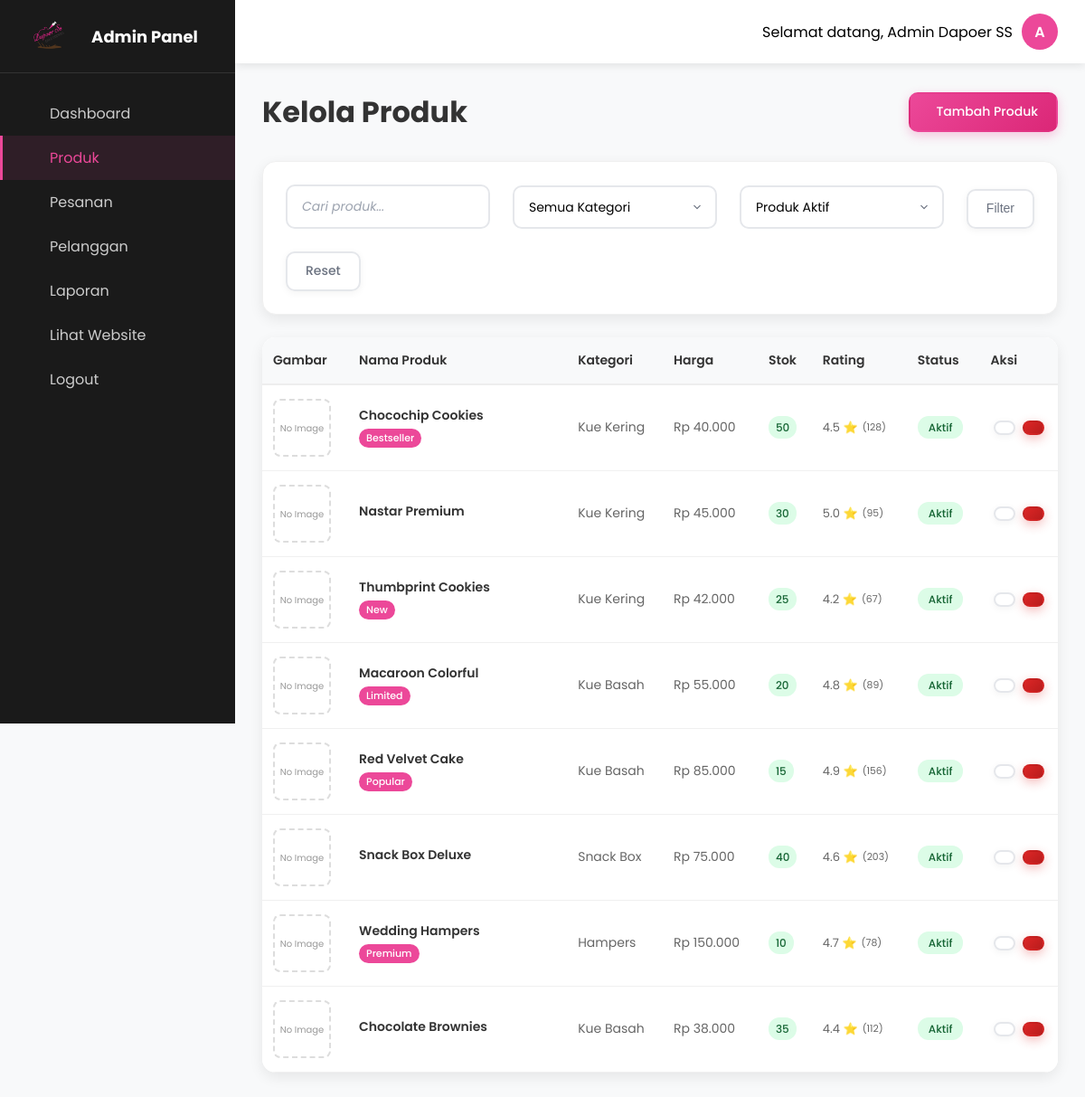
/admin/products.php (signed in), run on the app's committed database.
### tables this page shows
CREATE TABLE products (
    id INT AUTO_INCREMENT PRIMARY KEY,
    name VARCHAR(100) NOT NULL,
    description TEXT,
    price DECIMAL(10,2) NOT NULL,
    image VARCHAR(255),
    category_id INT,
    stock INT DEFAULT 0,
    rating DECIMAL(2,1) DEFAULT 0,
    reviews_count INT DEFAULT 0,
    badge VARCHAR(20),
    is_active BOOLEAN DEFAULT TRUE,
    created_at TIMESTAMP DEFAULT CURRENT_TIMESTAMP,
    updated_at TIMESTAMP DEFAULT CURRENT_TIMESTAMP ON UPDATE CURRENT_TIMESTAMP,
    FOREIGN KEY (category_id) REFERENCES categories(id)
);

CREATE TABLE categories (
    id INT AUTO_INCREMENT PRIMARY KEY,
    name VARCHAR(50) NOT NULL,
    slug VARCHAR(50) UNIQUE NOT NULL,
    created_at TIMESTAMP DEFAULT CURRENT_TIMESTAMP
);

### config/database.php (called while the page is built, shortened)
<?php
function formatPrice($price) {
    return 'Rp ' . number_format($price, 0, ',', '.');
}
?>

### admin/products.php (the view, shortened to what this page needs)
<?php
require_once '../config/database.php';
$database = new Database();
$db = $database->getConnection();
$page = $_GET['page'] ?? 1;
$limit = 10;
$offset = ($page - 1) * $limit;
$search = $_GET['search'] ?? '';
$status_filter = $_GET['status'] ?? 'active';
$where_conditions = [];
$params = [];
if ($status_filter == 'active') {
    $where_conditions[] = "p.is_active = 1";
} elseif ($status_filter == 'inactive') {
    $where_conditions[] = "p.is_active = 0";
}
$where_clause = !empty($where_conditions) ? implode(" AND ", $where_conditions) : "1=1";
$query = "SELECT p.*, c.name as category_name FROM products p
          LEFT JOIN categories c ON p.category_id = c.id
          WHERE $where_clause
          ORDER BY p.created_at DESC
          LIMIT $limit OFFSET $offset";
$stmt = $db->prepare($query);
$stmt->execute($params);
$products = $stmt->fetchAll(PDO::FETCH_ASSOC);
include '../includes/admin-header.php';
?>
<div class="admin-container">
    <div class="admin-header">
        <h1>Kelola Produk</h1>
        <a href="add-product.php" class="btn btn-primary">
            <i class="ri-add-line"></i> Tambah Produk
        </a>
    </div>
    <div class="filters">
        <form method="GET" class="filter-form">
            <div class="filter-group">
                <input type="text" name="search" placeholder="Cari produk..."
                       value="<?php echo htmlspecialchars($search); ?>">
            </div>
            <div class="filter-group">
                <select name="category">
                    <option value="">Semua Kategori</option>
                </select>
            </div>
            <div class="filter-group">
                <select name="status">
                    <option value="active" <?php echo $status_filter == 'active' ? 'selected' : ''; ?>>Produk Aktif</option>
                </select>
            </div>
            <button type="submit" class="btn btn-outline">Filter</button>
            <a href="products.php" class="btn btn-outline">Reset</a>
        </form>
    </div>
    <div class="card">
        <div class="table-responsive">
            <table class="admin-table">
                <thead>
                    <tr>
                        <th>Gambar</th>
                        <th>Nama Produk</th>
                        <th>Kategori</th>
                        <th>Harga</th>
                        <th>Stok</th>
                        <th>Rating</th>
                        <th>Status</th>
                        <th>Aksi</th>
                    </tr>
                </thead>
                <tbody>
                    <?php if (empty($products)): ?>
                    <tr>
                        <td colspan="8" class="text-center">Tidak ada produk ditemukan</td>
                    </tr>
                    <?php else: ?>
                    <?php foreach ($products as $product): ?>
                    <tr>
                        <td>
                            <?php if ($product['image'] && file_exists('../' . $product['image'])): ?>
                                <img src="../<?php echo htmlspecialchars($product['image']); ?>"
                                     alt="<?php echo htmlspecialchars($product['name']); ?>"
                                     class="product-thumb"
                                     onerror="this.src='../assets/images/no-image.png'">
                            <?php else: ?>
                                <div class="no-image">
                                    <small>No Image</small>
                                </div>
                            <?php endif; ?>
                        </td>
                        <td>
                            <div class="product-info">
                                <h4><?php echo htmlspecialchars($product['name']); ?></h4>
                                <?php if ($product['badge']): ?>
                                <span class="badge"><?php echo htmlspecialchars($product['badge']); ?></span>
                                <?php endif; ?>
                            </div>
                        </td>
                        <td><?php echo htmlspecialchars($product['category_name']); ?></td>
                        <td><?php echo formatPrice($product['price']); ?></td>
                        <td>
                            <span class="stock-badge <?php echo $product['stock'] > 0 ? 'in-stock' : 'out-of-stock'; ?>">
                                <?php echo $product['stock']; ?>
                            </span>
                        </td>
                        <td>
                            <div class="rating">
                                <?php echo $product['rating']; ?> ⭐
                                <small>(<?php echo $product['reviews_count']; ?>)</small>
                            </div>
                        </td>
                        <td>
                            <?php if ($product['is_active']): ?>
                                <span class="status-badge status-active">Aktif</span>
                            <?php else: ?>
                                <span class="status-badge status-cancelled">Nonaktif</span>
                            <?php endif; ?>
                        </td>
                        <td>
                            <div class="action-buttons">
                                <a href="edit-product.php?id=<?php echo $product['id']; ?>"
                                   class="btn btn-sm btn-outline" title="Edit">
                                </a>
                                <?php if ($product['is_active']): ?>
                                    <a href="?delete=<?php echo $product['id']; ?>"
                                       class="btn btn-sm btn-danger" title="Nonaktifkan"
                                       onclick="return confirm('Yakin ingin menonaktifkan produk ini?')">
                                    </a>
                                <?php endif; ?>
                            </div>
                        </td>
                    </tr>
                    <?php endforeach; ?>
                    <?php endif; ?>
                </tbody>
            </table>
        </div>
    </div>
</div>
<?php include '../includes/admin-footer.php'; ?>

### assets/css/admin.css (style rules this page uses)
.admin-body { margin: 0; padding: 0; background: #f8f9fa; font-family: "Poppins", sans-serif; }
.admin-container { padding: 30px; }
.admin-header { display: flex; justify-content: space-between; align-items: center; margin-bottom: 30px; }
.admin-header h1 { font-size: 2rem; font-weight: 700; color: #333; margin: 0; }
.card { background: white; border-radius: 15px; box-shadow: 0 5px 15px rgba(0, 0, 0, 0.08); overflow: hidden; }
.filters { background: white; padding: 25px; border-radius: 15px; box-shadow: 0 5px 15px rgba(0, 0, 0, 0.08); margin-bottom: 25px; border: 1px solid #f0f0f0; }
.filter-form { display: flex; flex-wrap: wrap; gap: 20px; align-items: flex-end; }
.filter-group { flex: 1; min-width: 200px; position: relative; }
.filter-group input, .filter-group select { width: 100%; padding: 12px 16px; border: 2px solid #e5e7eb; border-radius: 10px; font-size: 14px; font-family: inherit; background: #ffffff; transition: all 0.3s ease; box-sizing: border-box; }
.filter-group input::placeholder { color: #9ca3af; font-style: italic; }
.filter-group select { cursor: pointer; background-position: right 12px center; background-repeat: no-repeat; background-size: 16px; padding-right: 40px; appearance: none; }
.admin-table { width: 100%; border-collapse: collapse; }
.admin-table th, .admin-table td { padding: 15px; text-align: left; border-bottom: 1px solid #eee; }
.admin-table th { background: #f8f9fa; font-weight: 600; color: #333; font-size: 14px; }
.admin-table td { font-size: 14px; color: #666; }
.product-info h4 { margin: 0 0 5px 0; font-size: 14px; font-weight: 600; color: #333; }
.badge { display: inline-block; padding: 2px 8px; background: #ec4899; color: white; border-radius: 12px; font-size: 11px; font-weight: 500; }
.stock-badge { padding: 4px 8px; border-radius: 12px; font-size: 12px; font-weight: 500; }
.stock-badge.in-stock { background: #dcfce7; color: #166534; }
.status-badge { padding: 4px 12px; border-radius: 12px; font-size: 12px; font-weight: 500; text-transform: capitalize; }
.status-active { background: #dcfce7; color: #166534; }
.action-buttons { display: flex; gap: 8px; }
.btn { display: inline-flex; align-items: center; justify-content: center; gap: 8px; padding: 10px 20px; border: none; border-radius: 10px; font-size: 14px; font-weight: 500; text-decoration: none; cursor: pointer; transition: all 0.3s ease; box-sizing: border-box; line-height: 1.4; }
.btn-primary { background: linear-gradient(135deg, #ec4899 0%, #db2777 100%); color: white; border: 2px solid transparent; box-shadow: 0 4px 12px rgba(236, 72, 153, 0.3); }
.btn-outline { background: transparent; color: #6b7280; border: 2px solid #e5e7eb; box-shadow: 0 2px 8px rgba(0, 0, 0, 0.05); }
.btn-danger { background: linear-gradient(135deg, #dc2626 0%, #b91c1c 100%); color: white; border: 2px solid transparent; box-shadow: 0 4px 12px rgba(220, 38, 38, 0.3); }
.filter-group input[type="text"] { position: relative; }
@media (min-width: 1200px) { .filter-form { gap: 25px; } }
@media (min-width: 1200px) { .filter-group { min-width: 220px; } }
.btn-sm { padding: 6px 12px; font-size: 12px; }
.table-responsive { overflow-x: auto; }
.no-image { width: 60px; height: 60px; border: 2px dashed #ddd; border-radius: 8px; display: flex; flex-direction: column; align-items: center; justify-content: center; color: #999; font-size: 12px; }
.product-info { min-width: 200px; }
.product-info h4 { margin: 0 0 5px 0; font-size: 14px; font-weight: 600; color: #333; line-height: 1.3; }
.product-info .badge { display: inline-block; padding: 2px 8px; background: #ec4899; color: white; border-radius: 12px; font-size: 11px; font-weight: 500; }
.table-responsive { overflow-x: auto; border-radius: 8px; box-shadow: 0 2px 8px rgba(0, 0, 0, 0.1); }
.admin-table { width: 100%; border-collapse: collapse; background: white; }
.admin-table th { background: #f8f9fa; font-weight: 600; color: #333; font-size: 14px; padding: 15px 12px; text-align: left; border-bottom: 2px solid #eee; white-space: nowrap; }
.admin-table td { padding: 15px 12px; border-bottom: 1px solid #f0f0f0; vertical-align: middle; }
.action-buttons { display: flex; gap: 8px; justify-content: center; }
.action-buttons .btn { padding: 6px 10px; font-size: 12px; min-width: auto; }
.rating { display: flex; align-items: center; gap: 5px; font-size: 13px; }
.rating small { color: #666; }
.stock-badge { padding: 4px 8px; border-radius: 12px; font-size: 12px; font-weight: 500; text-align: center; min-width: 40px; }

### data on the page
products: shows "No Image", name "Chocochip Cookies", badge "Bestseller", category.name "Kue Kering", price "Rp 40.000", stock "50", rating "4.5", reviews_count "128", is_active "Aktif"
products: shows "No Image", name "Nastar Premium", category.name "Kue Kering", price "Rp 45.000", stock "30", rating "5.0", reviews_count "95", is_active "Aktif"
products: shows "No Image", name "Thumbprint Cookies", badge "New", category.name "Kue Kering", price "Rp 42.000", stock "25", rating "4.2", reviews_count "67", is_active "Aktif"
products: shows "No Image", name "Macaroon Colorful", badge "Limited", category.name "Kue Basah", price "Rp 55.000", stock "20", rating "4.8", reviews_count "89", is_active "Aktif"
products: shows "No Image", name "Red Velvet Cake", badge "Popular", category.name "Kue Basah", price "Rp 85.000", stock "15", rating "4.9", reviews_count "156", is_active "Aktif"
products: shows "No Image", name "Snack Box Deluxe", category.name "Snack Box", price "Rp 75.000", stock "40", rating "4.6", reviews_count "203", is_active "Aktif"
products: shows "No Image", name "Wedding Hampers", badge "Premium", category.name "Hampers", price "Rp 150.000", stock "10", rating "4.7", reviews_count "78", is_active "Aktif"
products: shows "No Image", name "Chocolate Brownies", category.name "Kue Basah", price "Rp 38.000", stock "35", rating "4.4", reviews_count "112", is_active "Aktif"

### other printed values
$_SESSION['user_name'] "Admin Dapoer SS"
substr($_SESSION['user_name'], 0, 1) "A"
